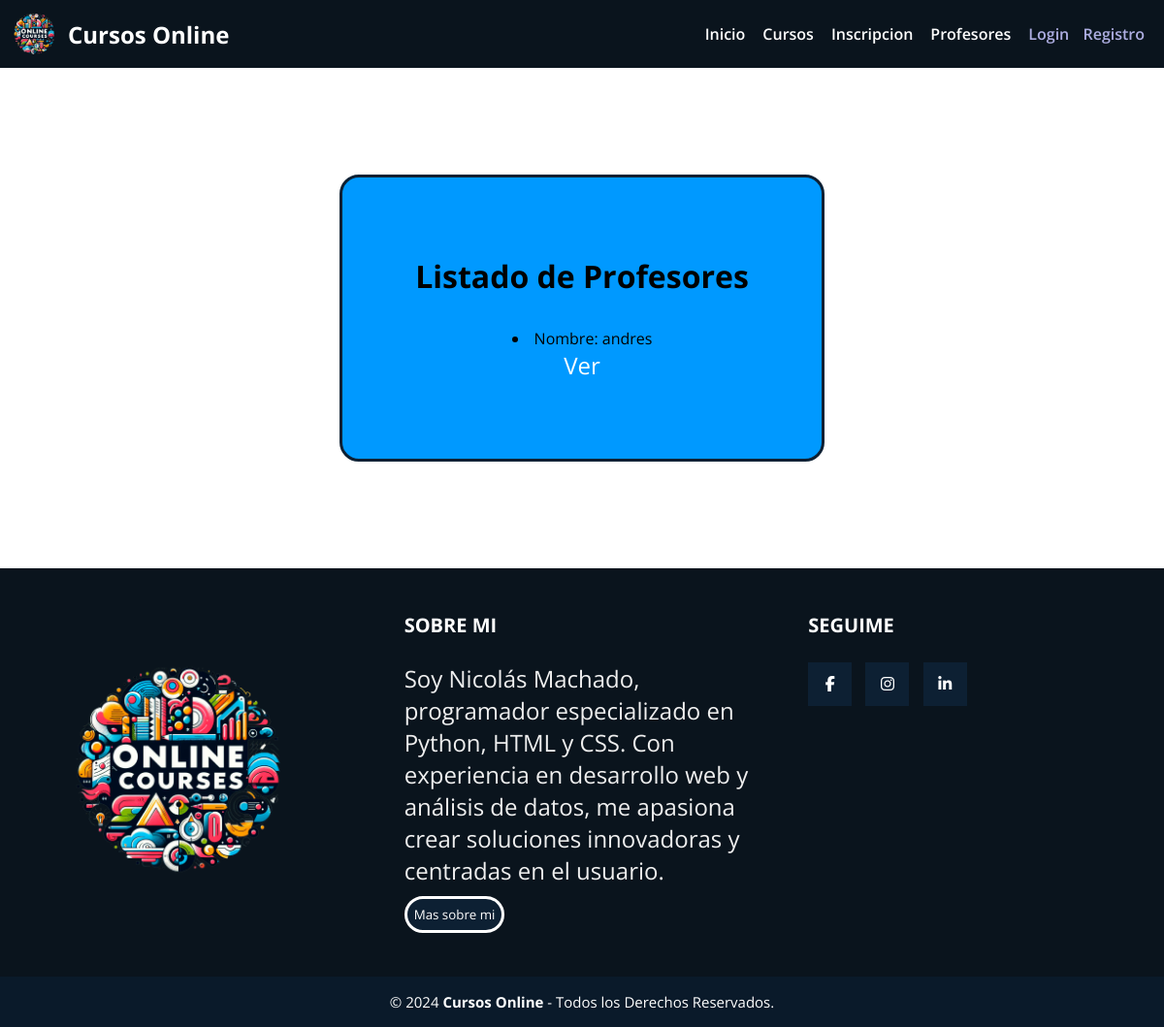
The app's page /profesores/lista, older data.
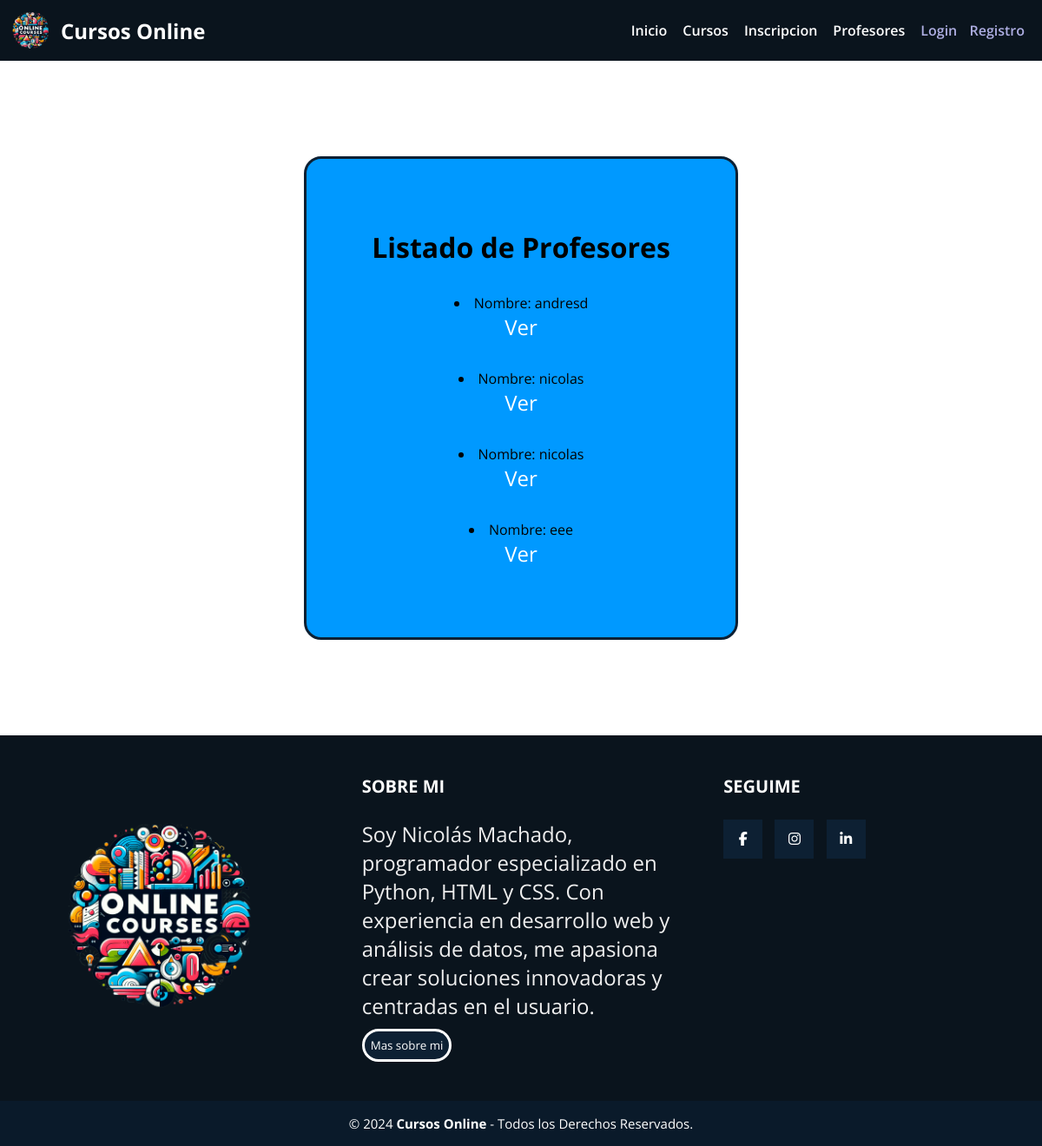
The same page, newer data.
### AppCoder/models.py (models this page shows, shortened)
class Profesor(models.Model):
    nombre = models.CharField(max_length=100)
    apellido = models.CharField(max_length=100)
    email = models.EmailField()
    profesion = models.CharField(max_length=100)

### AppCoder/views.py (the view)
# urls.py: path('profesores/lista', views.ProfesorListView.as_view(), name = "ListaProfesores"),
class ProfesorListView(ListView):
    model = Profesor
    context_object_name = "profesores"
    template_name = "AppCoder/profesores_lista.html"

### AppCoder/templates/AppCoder/profesores_lista.html (shortened to what this page needs)
{% extends 'AppCoder/padre.html' %}
{% load static %}
{% block contenidoQueCambia %}
<div class="relleno">
    <div class="relleno-curso">
            <h1>Listado de Profesores</h1>
            {% for profesor in profesores %}
                <li>Nombre: {{profesor.nombre}}
                    <p>
                        <a href="{% url 'DetalleProfesor' profesor.pk %}">Ver</a>
                    </p>
                </li>
            {% endfor %}
    </div>
</div>
{% endblock contenidoQueCambia %}

Row changes from the older to the newer data that the page shows:
changed Profesor: nombre "andres" → "andresd"
added Profesor: nombre "nicolas"
added Profesor: nombre "nicolas"
added Profesor: nombre "eee"
